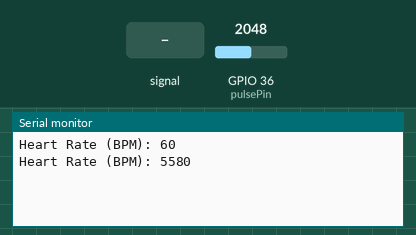
Simulated run of this sketch. Board: ESP32. Parts: the last lines printed to the serial monitor. The test bench sets the inputs (shaded band); at power-on: GPIO 36 (pulsePin) = 2048. WiFi joins after 1.5 s; servers stay silent unless stated.

Above: at 2.7 s.
2.8 s: GPIO 36 (pulsePin) fed a 200 Hz sine of ±1842 counts around its level
At 4.1 s:
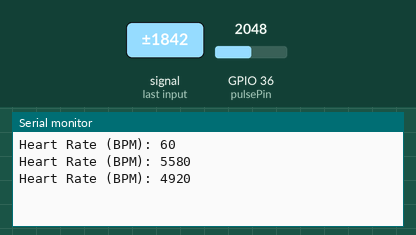
4.3 s: GPIO 36 (pulsePin) set to 2866
At 5.3 s:
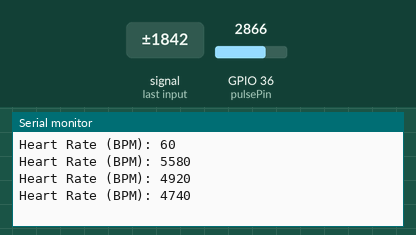
5.8 s: GPIO 36 (pulsePin) set to 510
At 7.1 s:
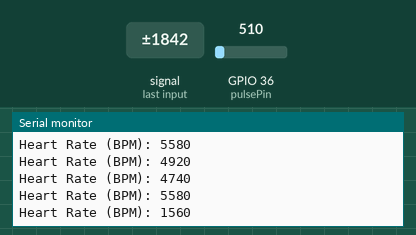
7.3 s: GPIO 36 (pulsePin) fed a 200 Hz sine of ±327 counts around its level
At 8.0 s:
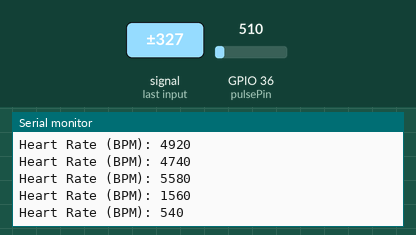
Timing chart, 0 to 9.8 s (numbered marks = the images above; inputs shaded):
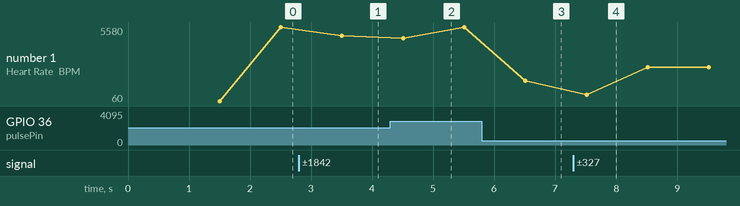

The sketch:

pulse_sensor.ino
```cpp
#include <ArduinoIoTCloud.h>
#include <Arduino_ConnectionHandler.h>

// Cloud and WiFi credentials
const char DEVICE_LOGIN_NAME[]  = "0227ee1e-e363-4671-bd8f-46d91b3a0bd4";
const char SSID[]               = "Shandilya 3";    // Network SSID (name)
const char PASS[]               = "shandilya003";    // Network password
const char DEVICE_KEY[]  = "4CbV5#5CDhgzmhOc2?Ddo8JZ8";    // Secret device password

CloudHeartRate heart_rate;   // Cloud variable for heart rate

const int pulsePin = A0;  // Pulse Sensor connected to Analog Pin A0
int pulseValue = 0;       // Variable to store analog value from pulse sensor

// Variables for heartbeat calculation
int threshold = 550;      // Threshold value to detect heartbeat
unsigned long previousTime = 0;
unsigned long interval = 1000; // Time interval to calculate heart rate (1 second)
int beatCount = 0;        // Counter for heartbeats
int bpm = 0;              // Variable to store Beats Per Minute

WiFiConnectionHandler ArduinoIoTPreferredConnection(SSID, PASS);

void initProperties(){
  ArduinoCloud.setBoardId(DEVICE_LOGIN_NAME);
  ArduinoCloud.setSecretDeviceKey(DEVICE_KEY);
  ArduinoCloud.addProperty(heart_rate, READ, ON_CHANGE, NULL); // Link heart_rate to the cloud
}

void setup() {
  // Initialize serial communication
  Serial.begin(115200);
  delay(1500); // Wait for Serial Monitor to open

  initProperties(); // Initialize cloud properties

  // Connect to Arduino IoT Cloud
  ArduinoCloud.begin(ArduinoIoTPreferredConnection);

  setDebugMessageLevel(2);
  ArduinoCloud.printDebugInfo();

  pinMode(pulsePin, INPUT); // Define pulse sensor pin as input
}

void loop() {
  ArduinoCloud.update(); // Update the cloud connection

  pulseValue = analogRead(pulsePin); // Read pulse sensor value
  unsigned long currentTime = millis();

  // If pulseValue crosses the threshold, consider it as a heartbeat
  if (pulseValue > threshold) {
    beatCount++; // Increment the heartbeat count
  }

  // Every second (1000ms), calculate BPM
  if (currentTime - previousTime >= interval) {
    bpm = beatCount * 60; // Calculate BPM (beats per minute)
    heart_rate = bpm; // Send BPM to the cloud
    Serial.print("Heart Rate (BPM): ");
    Serial.println(bpm);  // Print the BPM value

    // Reset for the next interval
    beatCount = 0;
    previousTime = currentTime;
  }

  delay(10);  // Short delay to stabilize readings
}

void onHeartRateChange() {
  // Add code here to act upon heart_rate changes, if needed
}
```

Measured:
- after the input at 2.8 s, the serial monitor: prints a new line after 0.71 s (image 1)
- after the input at 4.3 s, the serial monitor: prints a new line after 0.21 s (image 2)
- after the input at 5.8 s, the serial monitor: prints a new line after 0.71 s (image 3)
- after the input at 7.3 s, the serial monitor: prints a new line after 0.21 s (image 4)
- plotted number 1: 5580 → 4920 after the input at 2.8 s, 5580 → 1560 after the input at 5.8 s, 1560 → 2580 after the input at 7.3 s
